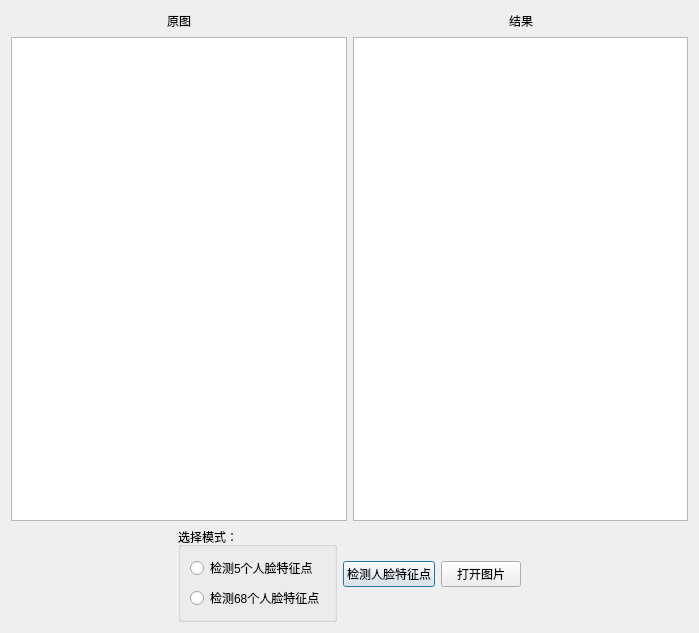
<?xml version="1.0" encoding="UTF-8"?>
<ui version="4.0">
 <class>FaceLandmarkDialog</class>
 <widget class="QDialog" name="FaceLandmarkDialog">
  <property name="geometry">
   <rect>
    <x>0</x>
    <y>0</y>
    <width>699</width>
    <height>633</height>
   </rect>
  </property>
  <property name="windowTitle">
   <string>人脸特征点检测</string>
  </property>
  <layout class="QVBoxLayout" name="verticalLayout_8">
   <item>
    <layout class="QVBoxLayout" name="verticalLayout_7">
     <item>
      <layout class="QHBoxLayout" name="horizontalLayout_4">
       <item>
        <layout class="QVBoxLayout" name="verticalLayout_5">
         <item>
          <layout class="QHBoxLayout" name="horizontalLayout_2">
           <item>
            <spacer name="horizontalSpacer">
             <property name="orientation">
              <enum>Qt::Horizontal</enum>
             </property>
             <property name="sizeHint" stdset="0">
              <size>
               <width>40</width>
               <height>20</height>
              </size>
             </property>
            </spacer>
           </item>
           <item>
            <widget class="QLabel" name="label">
             <property name="text">
              <string>原图</string>
             </property>
            </widget>
           </item>
           <item>
            <spacer name="horizontalSpacer_2">
             <property name="orientation">
              <enum>Qt::Horizontal</enum>
             </property>
             <property name="sizeHint" stdset="0">
              <size>
               <width>40</width>
               <height>20</height>
              </size>
             </property>
            </spacer>
           </item>
          </layout>
         </item>
         <item>
          <widget class="QGraphicsView" name="graphicsView"/>
         </item>
        </layout>
       </item>
       <item>
        <layout class="QVBoxLayout" name="verticalLayout_6">
         <item>
          <layout class="QHBoxLayout" name="horizontalLayout_3">
           <item>
            <spacer name="horizontalSpacer_3">
             <property name="orientation">
              <enum>Qt::Horizontal</enum>
             </property>
             <property name="sizeHint" stdset="0">
              <size>
               <width>40</width>
               <height>20</height>
              </size>
             </property>
            </spacer>
           </item>
           <item>
            <widget class="QLabel" name="label_2">
             <property name="text">
              <string>结果</string>
             </property>
            </widget>
           </item>
           <item>
            <spacer name="horizontalSpacer_4">
             <property name="orientation">
              <enum>Qt::Horizontal</enum>
             </property>
             <property name="sizeHint" stdset="0">
              <size>
               <width>40</width>
               <height>20</height>
              </size>
             </property>
            </spacer>
           </item>
          </layout>
         </item>
         <item>
          <widget class="QGraphicsView" name="graphicsView_2"/>
         </item>
        </layout>
       </item>
      </layout>
     </item>
     <item>
      <layout class="QHBoxLayout" name="horizontalLayout">
       <item>
        <spacer name="horizontalSpacer_5">
         <property name="orientation">
          <enum>Qt::Horizontal</enum>
         </property>
         <property name="sizeHint" stdset="0">
          <size>
           <width>40</width>
           <height>20</height>
          </size>
         </property>
        </spacer>
       </item>
       <item>
        <widget class="QGroupBox" name="groupBox">
         <property name="title">
          <string>选择模式：</string>
         </property>
         <layout class="QVBoxLayout" name="verticalLayout_2">
          <item>
           <layout class="QVBoxLayout" name="verticalLayout">
            <item>
             <widget class="QRadioButton" name="radioButton">
              <property name="text">
               <string>检测5个人脸特征点</string>
              </property>
             </widget>
            </item>
            <item>
             <widget class="QRadioButton" name="radioButton_2">
              <property name="text">
               <string>检测68个人脸特征点</string>
              </property>
             </widget>
            </item>
           </layout>
          </item>
         </layout>
        </widget>
       </item>
       <item>
        <widget class="QPushButton" name="pushButton_2">
         <property name="text">
          <string>检测人脸特征点</string>
         </property>
        </widget>
       </item>
       <item>
        <widget class="QPushButton" name="pushButton">
         <property name="text">
          <string>打开图片</string>
         </property>
        </widget>
       </item>
       <item>
        <spacer name="horizontalSpacer_6">
         <property name="orientation">
          <enum>Qt::Horizontal</enum>
         </property>
         <property name="sizeHint" stdset="0">
          <size>
           <width>40</width>
           <height>20</height>
          </size>
         </property>
        </spacer>
       </item>
      </layout>
     </item>
    </layout>
   </item>
  </layout>
 </widget>
 <resources/>
 <connections/>
</ui>
